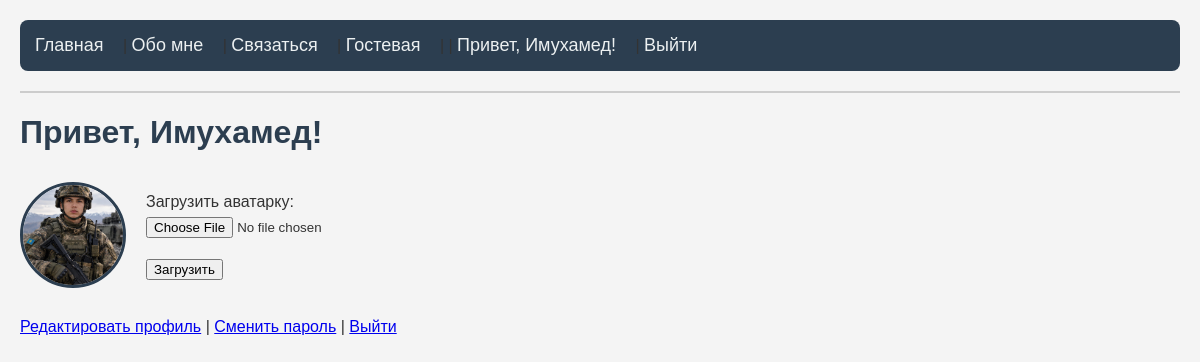
Screenshot of /profile (signed in) with the database file from the repository.
### tables this page shows
CREATE TABLE users (
  id INTEGER PRIMARY KEY AUTOINCREMENT,
    username TEXT UNIQUE NOT NULL,
     email TEXT UNIQUE NOT NULL,
      password_hash TEXT NOT NULL,
       created_at TEXT DEFAULT CURRENT_TIMESTAMP
       , reset_token TEXT, avatar TEXT DEFAULT 'default.png', is_admin INTEGER DEFAULT 0);

### app.py (the view)
@app.route('/profile')
def profile():
    if 'user_id' not in session:
        flash("Сначала войдите в систему.", "error")
        return redirect(url_for('login'))
    conn = get_db()
    user = conn.execute("SELECT * FROM users WHERE id = ?", (session['user_id'],)).fetchone()
    conn.close()
    return render_template('profile.html', username=session['username'], user=user)

### app.py (called while the page is built)
def get_db():
    conn = sqlite3.connect(DB)
    conn.row_factory = sqlite3.Row
    return conn

### templates/profile.html (shortened to what this page needs)
{% extends "base.html" %}
{% block content %}
    <h1>Привет, {{ username }}!</h1>
    <div style="display:flex; align-items:center; gap:20px;">
        <img src="{{ url_for('static', filename='avatars/' + user['avatar']) }}"
             alt="Аватар"
             style="width:100px; height:100px; border-radius:50%; object-fit:cover; border:3px solid #2c3e50;">
        <form method="POST" action="/upload_avatar" enctype="multipart/form-data">
            <p>
                <label>Загрузить аватарку:</label><br>
                <input type="file" name="avatar" accept="image/*" required>
            </p>
            <p>
                <button type="submit">Загрузить</button>
            </p>
        </form>
    </div>
    <p>
        <a href="/edit_profile">Редактировать профиль</a> |
        <a href="/change_password">Сменить пароль</a> |
        <a href="/logout">Выйти</a>
    </p>
{% endblock %}

### templates/base.html (shortened to what this page needs)
<!DOCTYPE html>
<html>
<head>
	<title>{% block title %}Мой сайт{% endblock %}</title>                                                      	<link rel="stylesheet" href="{{ url_for('static', filename='style.css') }}">
</head>
<body>
    <nav>
    <a href="/">Главная</a> |
    <a href="/about">Обо мне</a> |
    <a href="/contact">Связаться</a> |
    <a href="/messages">Гостевая</a> |
    {% if session.user_id %}
        | <a href="/profile">Привет, {{ session.username }}!</a> |
        <a href="/logout">Выйти</a>
    {% else %}
        | <a href="/register">Регистрация</a> |
        <a href="/login">Вход</a>
    {% endif %}
 </nav>
    <hr>
    {% block content %}{% endblock %}
</body>
</html>

### static/style.css (style rules this page uses)
body { font-family: Arial, sans-serif; background-color: #f4f4f4; color: #333; margin: 0; padding: 20px; }
nav { background-color: #2c3e50; padding: 15px; border-radius: 8px; margin-bottom: 20px; }
nav a { color: #ecf0f1; text-decoration: none; font-size: 18px; margin-right: 15px; }
h1 { color: #2c3e50; font-size: 32px; }
p { font-size: 16px; line-height: 1.6; }
hr { border: 1px solid #ccc; margin: 20px 0; }

### rows the page displays
users: username "Имухамед", avatar (picture)
